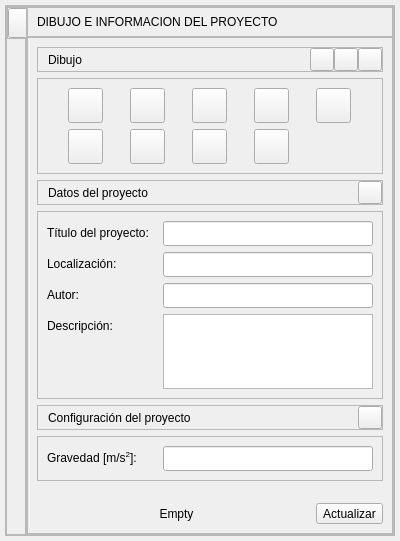
<?xml version="1.0" encoding="UTF-8"?>
<ui version="4.0">
 <class>FormDrawMenuData</class>
 <widget class="QWidget" name="FormDrawMenuData">
  <property name="geometry">
   <rect>
    <x>0</x>
    <y>0</y>
    <width>350</width>
    <height>541</height>
   </rect>
  </property>
  <property name="sizePolicy">
   <sizepolicy hsizetype="Fixed" vsizetype="Expanding">
    <horstretch>0</horstretch>
    <verstretch>0</verstretch>
   </sizepolicy>
  </property>
  <property name="minimumSize">
   <size>
    <width>0</width>
    <height>0</height>
   </size>
  </property>
  <property name="maximumSize">
   <size>
    <width>350</width>
    <height>16777215</height>
   </size>
  </property>
  <property name="windowTitle">
   <string>Form</string>
  </property>
  <property name="styleSheet">
   <string notr="true">/*Colores primarios*/
/* 
gris oscuro #222222 #333333 #444444
gris claro #999999 #DDDDDD
verde claro #C8CC8E
vinotinto #742427
*/
/*Colores secundarios */
/* 
Azules #36C9C6 #00BDB9 #77ACA2
rojos #910D3F #C70039 #F94646
naranjas #D34E24 #F28123 #F7F052
*/

/* Funetes/*

/*
italic: font: italic 9pt &quot;Ubuntu&quot;;
regular: font: 9pt &quot;Ubuntu&quot;;
light: font: 300 9pt &quot;Ubuntu&quot;;
medium: font: 500 9pt &quot;Ubuntu&quot;;
bold: font: 700 9pt &quot;Ubuntu&quot;;
*/

/*
border-top-left-radius: 5px;
border-top-right-radius: 5px;
border-top-left-radius: 5px;
border-bottom-left-radius: 5px
border: none;
padding: 2px 0px;
*/


/****************************************************************************************************************************************************/

QWidget#FormDataProject{

}

QFrame#frame_dataProject{
background: #333333;
border-radius: 8px
}

/*#################################################################*/
/*####################       FRAME HIDE       ###########################*/
/*#################################################################*/

QFrame#frame_hide{
background: transparent;
border-top-left-radius: 8px;
}
QFrame#frame_hide2{
background: #222222;
border-top-left-radius: 8px;
}
QToolButton#toolButton_hideShow{
background-color: transparent;
}



/*#################################################################*/
/*####################       FRAME DATA       ###########################*/
/*#################################################################*/
QFrame#frame_data{
background: transparent;
}
QFrame#frame_title{
background: #222222;
border-top-right-radius: 8px;
}
QLabel#label_cardDataTitle{
font: 700 9pt &quot;Ubuntu&quot;;
color: #DDDDDD;
}
QFrame#frame_dataSubTitle1,
QFrame#frame_dataSubTitle2,
QFrame#frame_dataSubTitle3{
background: #222222;
border-radius:2px;
}
QLabel#label_cardDataSubTitle1,
QLabel#label_cardDataSubTitle2,
QLabel#label_cardDataSubTitle3{
font: 500 9pt &quot;Ubuntu&quot;;
color: #DDDDDD;
}
QToolButton#toolButton_cardDataSubTitle1,
QToolButton#toolButton_cardDataSubTitle2,
QToolButton#toolButton_cardDataSubTitle3{
background-color: transparent;
}




/*◘◘◘◘◘◘◘◘◘◘◘◘◘◘◘◘◘◘           QLineEdit           ◘◘◘◘◘◘◘◘◘◘◘◘◘◘◘◘◘◘◘◘◘◘◘*/




QLineEdit[QLineEditStyle=&quot;1&quot;]{
font: 9pt &quot;Ubuntu&quot;;
color: #DDDDDD;
background-color: #444444;
border-radius: 2px ;
padding-right: 6px;
padding-left: 6px;

}

QTextEdit[QTextEditStyle=&quot;1&quot;]{
font: 9pt &quot;Ubuntu&quot;;
color: #DDDDDD;
background-color: #444444;
border-radius: 2px ;
padding-right: 6px;
padding-left: 6px;
}


/*◘◘◘◘◘◘◘◘◘◘◘◘◘◘◘◘◘◘           QLabel           ◘◘◘◘◘◘◘◘◘◘◘◘◘◘◘◘◘◘◘◘◘◘◘*/

QLabel[QLabelStyle=&quot;1&quot;] {
font: 700 9pt &quot;Ubuntu&quot;;
color: #DDDDDD;
}

QLabel[QLabelStyle=&quot;2&quot;] {
font: 500 9pt &quot;Ubuntu&quot;;
color: #DDDDDD;
}

QLabel[QLabelStyle=&quot;3&quot;] {
font: 300 9pt &quot;Ubuntu&quot;;
color: #DDDDDD;
}
/*

QLabel#label_textData1,
QLabel#label_textData2,
QLabel#label_textData3,
QLabel#label_textData4,
QLabel#label_textData5{
font: 300 9pt &quot;Ubuntu&quot;;
color: #DDDDDD;
}
QLineEdit#lineEdit_textData1,
QLineEdit#lineEdit_textData2,
QLineEdit#lineEdit_textData3,
QLineEdit#lineEdit_textData5{
font: 9pt &quot;Ubuntu&quot;;
color: #DDDDDD;
background-color: #444444;
border-radius: 2px ;
padding-right: 6px;
padding-left: 6px;
}

*/
QTextEdit#textEdit_textData4{
font: 9pt &quot;Ubuntu&quot;;
color: #DDDDDD;
background-color: #444444;
border-radius: 2px ;
padding-right: 6px;
padding-left: 6px;
}
QToolButton#toolButton_updateData{
font: 500 10pt &quot;Ubuntu&quot;;
color: #222222;
background-color: #77ACA2;
border: none;
padding: 6px 25px;
border-radius: 15px ;
}

QToolButton#toolButton_saveData:hover{
background-color: #36C9C6;
}




QLabel#label_msn{
font: 500 10pt &quot;Ubuntu&quot;;
color: #333333;
}



QToolButton[style_draw_button=&quot;1&quot;]{
background-color: transparent;
border: 1px solid #888888;
border-radius: 3px ;
}

QToolButton[style_draw_button=&quot;1&quot;]:hover{ 
background-color: #555555;
}
QToolButton[style_draw_button=&quot;1&quot;]:pressed{
border-top: 2px solid #222222;
border-left: 2px solid #222222;
}  



/*◘◘◘◘◘◘◘◘◘◘◘◘◘◘◘◘◘◘           QToolButton           ◘◘◘◘◘◘◘◘◘◘◘◘◘◘◘◘◘◘◘◘◘◘◘*/

QToolButton[QToolButtonSubTitleStyle=&quot;1&quot;] {
background-color: transparent;
}


</string>
  </property>
  <layout class="QHBoxLayout" name="horizontalLayout_6">
   <property name="spacing">
    <number>0</number>
   </property>
   <property name="leftMargin">
    <number>5</number>
   </property>
   <property name="topMargin">
    <number>5</number>
   </property>
   <property name="rightMargin">
    <number>5</number>
   </property>
   <property name="bottomMargin">
    <number>5</number>
   </property>
   <item>
    <widget class="QFrame" name="frame_dataProject">
     <property name="sizePolicy">
      <sizepolicy hsizetype="Preferred" vsizetype="Preferred">
       <horstretch>0</horstretch>
       <verstretch>0</verstretch>
      </sizepolicy>
     </property>
     <property name="frameShape">
      <enum>QFrame::StyledPanel</enum>
     </property>
     <property name="frameShadow">
      <enum>QFrame::Raised</enum>
     </property>
     <layout class="QHBoxLayout" name="horizontalLayout">
      <property name="spacing">
       <number>0</number>
      </property>
      <property name="leftMargin">
       <number>0</number>
      </property>
      <property name="topMargin">
       <number>0</number>
      </property>
      <property name="rightMargin">
       <number>0</number>
      </property>
      <property name="bottomMargin">
       <number>0</number>
      </property>
      <item>
       <widget class="QFrame" name="frame_hide">
        <property name="sizePolicy">
         <sizepolicy hsizetype="Fixed" vsizetype="Preferred">
          <horstretch>0</horstretch>
          <verstretch>0</verstretch>
         </sizepolicy>
        </property>
        <property name="minimumSize">
         <size>
          <width>20</width>
          <height>0</height>
         </size>
        </property>
        <property name="frameShape">
         <enum>QFrame::StyledPanel</enum>
        </property>
        <property name="frameShadow">
         <enum>QFrame::Raised</enum>
        </property>
        <layout class="QVBoxLayout" name="verticalLayout_2">
         <property name="spacing">
          <number>0</number>
         </property>
         <property name="leftMargin">
          <number>0</number>
         </property>
         <property name="topMargin">
          <number>0</number>
         </property>
         <property name="rightMargin">
          <number>0</number>
         </property>
         <property name="bottomMargin">
          <number>0</number>
         </property>
         <item>
          <widget class="QFrame" name="frame_hide2">
           <property name="sizePolicy">
            <sizepolicy hsizetype="Fixed" vsizetype="Preferred">
             <horstretch>0</horstretch>
             <verstretch>0</verstretch>
            </sizepolicy>
           </property>
           <property name="minimumSize">
            <size>
             <width>20</width>
             <height>0</height>
            </size>
           </property>
           <property name="frameShape">
            <enum>QFrame::StyledPanel</enum>
           </property>
           <property name="frameShadow">
            <enum>QFrame::Raised</enum>
           </property>
           <layout class="QVBoxLayout" name="verticalLayout_4">
            <property name="spacing">
             <number>0</number>
            </property>
            <property name="leftMargin">
             <number>0</number>
            </property>
            <property name="topMargin">
             <number>0</number>
            </property>
            <property name="rightMargin">
             <number>0</number>
            </property>
            <property name="bottomMargin">
             <number>0</number>
            </property>
            <item>
             <widget class="QToolButton" name="toolButton_hideShow">
              <property name="sizePolicy">
               <sizepolicy hsizetype="Fixed" vsizetype="Maximum">
                <horstretch>0</horstretch>
                <verstretch>0</verstretch>
               </sizepolicy>
              </property>
              <property name="minimumSize">
               <size>
                <width>20</width>
                <height>30</height>
               </size>
              </property>
              <property name="maximumSize">
               <size>
                <width>20</width>
                <height>30</height>
               </size>
              </property>
              <property name="font">
               <font>
                <family>Ubuntu</family>
                <pointsize>7</pointsize>
               </font>
              </property>
              <property name="styleSheet">
               <string notr="true"/>
              </property>
              <property name="text">
               <string/>
              </property>
              <property name="icon">
               <iconset>
                <normaloff>../recursos/iconos/iconos_menu_draw_data/hide_show.svg</normaloff>../recursos/iconos/iconos_menu_draw_data/hide_show.svg</iconset>
              </property>
              <property name="iconSize">
               <size>
                <width>15</width>
                <height>15</height>
               </size>
              </property>
              <property name="toolButtonStyle">
               <enum>Qt::ToolButtonIconOnly</enum>
              </property>
             </widget>
            </item>
           </layout>
          </widget>
         </item>
         <item>
          <spacer name="verticalSpacer">
           <property name="orientation">
            <enum>Qt::Vertical</enum>
           </property>
           <property name="sizeHint" stdset="0">
            <size>
             <width>20</width>
             <height>507</height>
            </size>
           </property>
          </spacer>
         </item>
        </layout>
       </widget>
      </item>
      <item>
       <widget class="QFrame" name="frame_data">
        <property name="sizePolicy">
         <sizepolicy hsizetype="Preferred" vsizetype="Preferred">
          <horstretch>0</horstretch>
          <verstretch>0</verstretch>
         </sizepolicy>
        </property>
        <property name="frameShape">
         <enum>QFrame::StyledPanel</enum>
        </property>
        <property name="frameShadow">
         <enum>QFrame::Raised</enum>
        </property>
        <layout class="QVBoxLayout" name="verticalLayout_3">
         <property name="spacing">
          <number>0</number>
         </property>
         <property name="leftMargin">
          <number>0</number>
         </property>
         <property name="topMargin">
          <number>0</number>
         </property>
         <property name="rightMargin">
          <number>0</number>
         </property>
         <property name="bottomMargin">
          <number>0</number>
         </property>
         <item>
          <widget class="QFrame" name="frame_title">
           <property name="sizePolicy">
            <sizepolicy hsizetype="Preferred" vsizetype="Fixed">
             <horstretch>0</horstretch>
             <verstretch>0</verstretch>
            </sizepolicy>
           </property>
           <property name="minimumSize">
            <size>
             <width>0</width>
             <height>30</height>
            </size>
           </property>
           <property name="maximumSize">
            <size>
             <width>16777215</width>
             <height>30</height>
            </size>
           </property>
           <property name="frameShape">
            <enum>QFrame::StyledPanel</enum>
           </property>
           <property name="frameShadow">
            <enum>QFrame::Raised</enum>
           </property>
           <property name="lineWidth">
            <number>0</number>
           </property>
           <layout class="QHBoxLayout" name="horizontalLayout_2">
            <item>
             <widget class="QLabel" name="label_cardDataTitle">
              <property name="text">
               <string>DIBUJO E INFORMACIÓN DEL PROYECTO</string>
              </property>
             </widget>
            </item>
            <item>
             <spacer name="horizontalSpacer">
              <property name="orientation">
               <enum>Qt::Horizontal</enum>
              </property>
              <property name="sizeHint" stdset="0">
               <size>
                <width>58</width>
                <height>7</height>
               </size>
              </property>
             </spacer>
            </item>
           </layout>
          </widget>
         </item>
         <item>
          <widget class="QFrame" name="frame_info">
           <property name="frameShape">
            <enum>QFrame::StyledPanel</enum>
           </property>
           <property name="frameShadow">
            <enum>QFrame::Raised</enum>
           </property>
           <layout class="QVBoxLayout" name="verticalLayout_5">
            <item>
             <widget class="QFrame" name="frame_dataSubTitle1">
              <property name="frameShape">
               <enum>QFrame::StyledPanel</enum>
              </property>
              <property name="frameShadow">
               <enum>QFrame::Raised</enum>
              </property>
              <layout class="QHBoxLayout" name="horizontalLayout_7">
               <property name="spacing">
                <number>0</number>
               </property>
               <property name="leftMargin">
                <number>10</number>
               </property>
               <property name="topMargin">
                <number>0</number>
               </property>
               <property name="rightMargin">
                <number>0</number>
               </property>
               <property name="bottomMargin">
                <number>0</number>
               </property>
               <item>
                <widget class="QLabel" name="label_cardDataSubTitle1">
                 <property name="minimumSize">
                  <size>
                   <width>262</width>
                   <height>0</height>
                  </size>
                 </property>
                 <property name="text">
                  <string>Dibujo</string>
                 </property>
                </widget>
               </item>
               <item>
                <widget class="QToolButton" name="toolButton_showHideLabel">
                 <property name="text">
                  <string/>
                 </property>
                 <property name="icon">
                  <iconset>
                   <normaloff>../recursos/iconos/iconos_menu_draw_mesh/label_not.svg</normaloff>../recursos/iconos/iconos_menu_draw_mesh/label_not.svg</iconset>
                 </property>
                 <property name="arrowType">
                  <enum>Qt::NoArrow</enum>
                 </property>
                 <property name="QToolButtonSubTitleStyle" stdset="0">
                  <number>1</number>
                 </property>
                </widget>
               </item>
               <item>
                <widget class="QToolButton" name="toolButton_showHideItem">
                 <property name="text">
                  <string/>
                 </property>
                 <property name="icon">
                  <iconset>
                   <normaloff>../recursos/iconos/iconos_menu_draw_mesh/view_draw.svg</normaloff>../recursos/iconos/iconos_menu_draw_mesh/view_draw.svg</iconset>
                 </property>
                 <property name="arrowType">
                  <enum>Qt::NoArrow</enum>
                 </property>
                 <property name="QToolButtonSubTitleStyle" stdset="0">
                  <number>1</number>
                 </property>
                </widget>
               </item>
               <item>
                <widget class="QToolButton" name="toolButton_cardDataSubTitle1">
                 <property name="text">
                  <string/>
                 </property>
                 <property name="icon">
                  <iconset>
                   <normaloff>../recursos/iconos/iconos_menu_draw_data/minimize.svg</normaloff>../recursos/iconos/iconos_menu_draw_data/minimize.svg</iconset>
                 </property>
                 <property name="arrowType">
                  <enum>Qt::NoArrow</enum>
                 </property>
                </widget>
               </item>
              </layout>
             </widget>
            </item>
            <item>
             <widget class="QFrame" name="frame_data0">
              <property name="sizePolicy">
               <sizepolicy hsizetype="Expanding" vsizetype="Fixed">
                <horstretch>0</horstretch>
                <verstretch>0</verstretch>
               </sizepolicy>
              </property>
              <property name="maximumSize">
               <size>
                <width>16777215</width>
                <height>200</height>
               </size>
              </property>
              <property name="frameShape">
               <enum>QFrame::StyledPanel</enum>
              </property>
              <property name="frameShadow">
               <enum>QFrame::Raised</enum>
              </property>
              <layout class="QGridLayout" name="gridLayout">
               <item row="0" column="5">
                <widget class="QToolButton" name="toolButton_cardDataDrawRule">
                 <property name="minimumSize">
                  <size>
                   <width>35</width>
                   <height>35</height>
                  </size>
                 </property>
                 <property name="maximumSize">
                  <size>
                   <width>35</width>
                   <height>35</height>
                  </size>
                 </property>
                 <property name="text">
                  <string/>
                 </property>
                 <property name="icon">
                  <iconset>
                   <normaloff>../recursos/iconos/iconos_menu_draw_mesh/rule.svg</normaloff>../recursos/iconos/iconos_menu_draw_mesh/rule.svg</iconset>
                 </property>
                 <property name="iconSize">
                  <size>
                   <width>35</width>
                   <height>35</height>
                  </size>
                 </property>
                 <property name="arrowType">
                  <enum>Qt::NoArrow</enum>
                 </property>
                 <property name="style_draw_button" stdset="0">
                  <number>1</number>
                 </property>
                </widget>
               </item>
               <item row="1" column="2">
                <widget class="QToolButton" name="toolButton_cardDataDrawMove">
                 <property name="minimumSize">
                  <size>
                   <width>35</width>
                   <height>35</height>
                  </size>
                 </property>
                 <property name="maximumSize">
                  <size>
                   <width>35</width>
                   <height>35</height>
                  </size>
                 </property>
                 <property name="text">
                  <string/>
                 </property>
                 <property name="icon">
                  <iconset>
                   <normaloff>../recursos/iconos/iconos_menu_draw_mesh/move.svg</normaloff>../recursos/iconos/iconos_menu_draw_mesh/move.svg</iconset>
                 </property>
                 <property name="iconSize">
                  <size>
                   <width>35</width>
                   <height>35</height>
                  </size>
                 </property>
                 <property name="arrowType">
                  <enum>Qt::NoArrow</enum>
                 </property>
                 <property name="style_draw_button" stdset="0">
                  <number>1</number>
                 </property>
                </widget>
               </item>
               <item row="1" column="4">
                <widget class="QToolButton" name="toolButton_cardDataDrawCopy">
                 <property name="minimumSize">
                  <size>
                   <width>35</width>
                   <height>35</height>
                  </size>
                 </property>
                 <property name="maximumSize">
                  <size>
                   <width>35</width>
                   <height>35</height>
                  </size>
                 </property>
                 <property name="text">
                  <string/>
                 </property>
                 <property name="icon">
                  <iconset>
                   <normaloff>../recursos/iconos/iconos_menu_draw_mesh/copy.svg</normaloff>../recursos/iconos/iconos_menu_draw_mesh/copy.svg</iconset>
                 </property>
                 <property name="iconSize">
                  <size>
                   <width>35</width>
                   <height>35</height>
                  </size>
                 </property>
                 <property name="arrowType">
                  <enum>Qt::NoArrow</enum>
                 </property>
                 <property name="style_draw_button" stdset="0">
                  <number>1</number>
                 </property>
                </widget>
               </item>
               <item row="0" column="2">
                <widget class="QToolButton" name="toolButton_cardDataDrawPoint">
                 <property name="sizePolicy">
                  <sizepolicy hsizetype="Expanding" vsizetype="Fixed">
                   <horstretch>0</horstretch>
                   <verstretch>0</verstretch>
                  </sizepolicy>
                 </property>
                 <property name="minimumSize">
                  <size>
                   <width>35</width>
                   <height>35</height>
                  </size>
                 </property>
                 <property name="maximumSize">
                  <size>
                   <width>35</width>
                   <height>35</height>
                  </size>
                 </property>
                 <property name="text">
                  <string/>
                 </property>
                 <property name="icon">
                  <iconset>
                   <normaloff>../recursos/iconos/iconos_menu_draw_mesh/point.svg</normaloff>../recursos/iconos/iconos_menu_draw_mesh/point.svg</iconset>
                 </property>
                 <property name="iconSize">
                  <size>
                   <width>35</width>
                   <height>35</height>
                  </size>
                 </property>
                 <property name="arrowType">
                  <enum>Qt::NoArrow</enum>
                 </property>
                 <property name="style_draw_button" stdset="0">
                  <string>1</string>
                 </property>
                </widget>
               </item>
               <item row="0" column="3">
                <widget class="QToolButton" name="toolButton_cardDataDrawLine">
                 <property name="minimumSize">
                  <size>
                   <width>35</width>
                   <height>35</height>
                  </size>
                 </property>
                 <property name="maximumSize">
                  <size>
                   <width>35</width>
                   <height>35</height>
                  </size>
                 </property>
                 <property name="text">
                  <string/>
                 </property>
                 <property name="icon">
                  <iconset>
                   <normaloff>../recursos/iconos/iconos_menu_draw_mesh/line.svg</normaloff>../recursos/iconos/iconos_menu_draw_mesh/line.svg</iconset>
                 </property>
                 <property name="iconSize">
                  <size>
                   <width>35</width>
                   <height>35</height>
                  </size>
                 </property>
                 <property name="arrowType">
                  <enum>Qt::NoArrow</enum>
                 </property>
                 <property name="style_draw_button" stdset="0">
                  <string>1</string>
                 </property>
                </widget>
               </item>
               <item row="1" column="5">
                <widget class="QToolButton" name="toolButton_cardDataDrawErase">
                 <property name="minimumSize">
                  <size>
                   <width>35</width>
                   <height>35</height>
                  </size>
                 </property>
                 <property name="maximumSize">
                  <size>
                   <width>35</width>
                   <height>35</height>
                  </size>
                 </property>
                 <property name="text">
                  <string/>
                 </property>
                 <property name="icon">
                  <iconset>
                   <normaloff>../recursos/iconos/iconos_menu_draw_mesh/erase.svg</normaloff>../recursos/iconos/iconos_menu_draw_mesh/erase.svg</iconset>
                 </property>
                 <property name="iconSize">
                  <size>
                   <width>35</width>
                   <height>35</height>
                  </size>
                 </property>
                 <property name="arrowType">
                  <enum>Qt::NoArrow</enum>
                 </property>
                 <property name="style_draw_button" stdset="0">
                  <number>1</number>
                 </property>
                </widget>
               </item>
               <item row="0" column="4">
                <widget class="QToolButton" name="toolButton_cardDataDrawImport">
                 <property name="minimumSize">
                  <size>
                   <width>35</width>
                   <height>35</height>
                  </size>
                 </property>
                 <property name="maximumSize">
                  <size>
                   <width>35</width>
                   <height>35</height>
                  </size>
                 </property>
                 <property name="text">
                  <string/>
                 </property>
                 <property name="icon">
                  <iconset>
                   <normaloff>../recursos/iconos/iconos_menu_draw_mesh/import.svg</normaloff>../recursos/iconos/iconos_menu_draw_mesh/import.svg</iconset>
                 </property>
                 <property name="iconSize">
                  <size>
                   <width>35</width>
                   <height>35</height>
                  </size>
                 </property>
                 <property name="arrowType">
                  <enum>Qt::NoArrow</enum>
                 </property>
                 <property name="style_draw_button" stdset="0">
                  <number>1</number>
                 </property>
                </widget>
               </item>
               <item row="1" column="3">
                <widget class="QToolButton" name="toolButton_cardDataDrawRotate">
                 <property name="minimumSize">
                  <size>
                   <width>35</width>
                   <height>35</height>
                  </size>
                 </property>
                 <property name="maximumSize">
                  <size>
                   <width>35</width>
                   <height>35</height>
                  </size>
                 </property>
                 <property name="text">
                  <string/>
                 </property>
                 <property name="icon">
                  <iconset>
                   <normaloff>../recursos/iconos/iconos_menu_draw_mesh/rotate.svg</normaloff>../recursos/iconos/iconos_menu_draw_mesh/rotate.svg</iconset>
                 </property>
                 <property name="iconSize">
                  <size>
                   <width>35</width>
                   <height>35</height>
                  </size>
                 </property>
                 <property name="arrowType">
                  <enum>Qt::NoArrow</enum>
                 </property>
                 <property name="style_draw_button" stdset="0">
                  <number>1</number>
                 </property>
                </widget>
               </item>
               <item row="0" column="6">
                <widget class="QToolButton" name="toolButton_cardDataDrawIntersection">
                 <property name="minimumSize">
                  <size>
                   <width>35</width>
                   <height>35</height>
                  </size>
                 </property>
                 <property name="maximumSize">
                  <size>
                   <width>35</width>
                   <height>35</height>
                  </size>
                 </property>
                 <property name="text">
                  <string/>
                 </property>
                 <property name="icon">
                  <iconset>
                   <normaloff>../recursos/iconos/iconos_menu_draw_mesh/point_in_lines.svg</normaloff>../recursos/iconos/iconos_menu_draw_mesh/point_in_lines.svg</iconset>
                 </property>
                 <property name="iconSize">
                  <size>
                   <width>35</width>
                   <height>35</height>
                  </size>
                 </property>
                 <property name="arrowType">
                  <enum>Qt::NoArrow</enum>
                 </property>
                 <property name="style_draw_button" stdset="0">
                  <number>1</number>
                 </property>
                </widget>
               </item>
              </layout>
             </widget>
            </item>
            <item>
             <widget class="QFrame" name="frame_dataSubTitle2">
              <property name="frameShape">
               <enum>QFrame::StyledPanel</enum>
              </property>
              <property name="frameShadow">
               <enum>QFrame::Raised</enum>
              </property>
              <layout class="QHBoxLayout" name="horizontalLayout_4">
               <property name="spacing">
                <number>0</number>
               </property>
               <property name="leftMargin">
                <number>10</number>
               </property>
               <property name="topMargin">
                <number>0</number>
               </property>
               <property name="rightMargin">
                <number>0</number>
               </property>
               <property name="bottomMargin">
                <number>0</number>
               </property>
               <item>
                <widget class="QLabel" name="label_cardDataSubTitle2">
                 <property name="minimumSize">
                  <size>
                   <width>262</width>
                   <height>0</height>
                  </size>
                 </property>
                 <property name="text">
                  <string>Datos del proyecto</string>
                 </property>
                </widget>
               </item>
               <item>
                <widget class="QToolButton" name="toolButton_cardDataSubTitle2">
                 <property name="text">
                  <string/>
                 </property>
                 <property name="icon">
                  <iconset>
                   <normaloff>../recursos/iconos/iconos_menu_draw_data/minimize.svg</normaloff>../recursos/iconos/iconos_menu_draw_data/minimize.svg</iconset>
                 </property>
                 <property name="arrowType">
                  <enum>Qt::NoArrow</enum>
                 </property>
                </widget>
               </item>
              </layout>
             </widget>
            </item>
            <item>
             <widget class="QFrame" name="frame_data1">
              <property name="frameShape">
               <enum>QFrame::StyledPanel</enum>
              </property>
              <property name="frameShadow">
               <enum>QFrame::Raised</enum>
              </property>
              <layout class="QFormLayout" name="formLayout">
               <item row="0" column="0">
                <widget class="QLabel" name="label_textData_DataTitleProject">
                 <property name="minimumSize">
                  <size>
                   <width>110</width>
                   <height>0</height>
                  </size>
                 </property>
                 <property name="text">
                  <string>Título del proyecto:</string>
                 </property>
                 <property name="QLabelStyle" stdset="0">
                  <number>3</number>
                 </property>
                </widget>
               </item>
               <item row="0" column="1">
                <widget class="QLineEdit" name="lineEdit_textData_DataTitleProject">
                 <property name="minimumSize">
                  <size>
                   <width>150</width>
                   <height>25</height>
                  </size>
                 </property>
                 <property name="QLineEditStyle" stdset="0">
                  <number>1</number>
                 </property>
                </widget>
               </item>
               <item row="1" column="0">
                <widget class="QLabel" name="label_textData_DataLocation">
                 <property name="minimumSize">
                  <size>
                   <width>110</width>
                   <height>0</height>
                  </size>
                 </property>
                 <property name="text">
                  <string>Localización:</string>
                 </property>
                 <property name="QLabelStyle" stdset="0">
                  <number>3</number>
                 </property>
                </widget>
               </item>
               <item row="1" column="1">
                <widget class="QLineEdit" name="lineEdit_textData_DataLocation">
                 <property name="minimumSize">
                  <size>
                   <width>150</width>
                   <height>25</height>
                  </size>
                 </property>
                 <property name="QLineEditStyle" stdset="0">
                  <number>1</number>
                 </property>
                </widget>
               </item>
               <item row="2" column="0">
                <widget class="QLabel" name="label_textData_DataAuthor">
                 <property name="minimumSize">
                  <size>
                   <width>110</width>
                   <height>0</height>
                  </size>
                 </property>
                 <property name="text">
                  <string>Autor:</string>
                 </property>
                 <property name="QLabelStyle" stdset="0">
                  <number>3</number>
                 </property>
                </widget>
               </item>
               <item row="2" column="1">
                <widget class="QLineEdit" name="lineEdit_textData_DataAuthor">
                 <property name="minimumSize">
                  <size>
                   <width>150</width>
                   <height>25</height>
                  </size>
                 </property>
                 <property name="QLineEditStyle" stdset="0">
                  <number>1</number>
                 </property>
                </widget>
               </item>
               <item row="3" column="0">
                <widget class="QLabel" name="label_textData_DataDescription">
                 <property name="minimumSize">
                  <size>
                   <width>110</width>
                   <height>0</height>
                  </size>
                 </property>
                 <property name="text">
                  <string>Descripción:</string>
                 </property>
                 <property name="QLabelStyle" stdset="0">
                  <number>3</number>
                 </property>
                </widget>
               </item>
               <item row="3" column="1">
                <widget class="QTextEdit" name="textEdit_textData_DataDescription">
                 <property name="sizePolicy">
                  <sizepolicy hsizetype="Ignored" vsizetype="Expanding">
                   <horstretch>0</horstretch>
                   <verstretch>0</verstretch>
                  </sizepolicy>
                 </property>
                 <property name="minimumSize">
                  <size>
                   <width>150</width>
                   <height>75</height>
                  </size>
                 </property>
                 <property name="QTextEditStyle" stdset="0">
                  <number>1</number>
                 </property>
                </widget>
               </item>
              </layout>
             </widget>
            </item>
            <item>
             <widget class="QFrame" name="frame_dataSubTitle3">
              <property name="frameShape">
               <enum>QFrame::StyledPanel</enum>
              </property>
              <property name="frameShadow">
               <enum>QFrame::Raised</enum>
              </property>
              <layout class="QHBoxLayout" name="horizontalLayout_3">
               <property name="spacing">
                <number>0</number>
               </property>
               <property name="leftMargin">
                <number>10</number>
               </property>
               <property name="topMargin">
                <number>0</number>
               </property>
               <property name="rightMargin">
                <number>0</number>
               </property>
               <property name="bottomMargin">
                <number>0</number>
               </property>
               <item>
                <widget class="QLabel" name="label_cardDataSubTitle3">
                 <property name="minimumSize">
                  <size>
                   <width>262</width>
                   <height>0</height>
                  </size>
                 </property>
                 <property name="text">
                  <string>Configuración del proyecto</string>
                 </property>
                </widget>
               </item>
               <item>
                <widget class="QToolButton" name="toolButton_cardDataSubTitle3">
                 <property name="text">
                  <string/>
                 </property>
                 <property name="icon">
                  <iconset>
                   <normaloff>../recursos/iconos/iconos_menu_draw_data/minimize.svg</normaloff>../recursos/iconos/iconos_menu_draw_data/minimize.svg</iconset>
                 </property>
                 <property name="arrowType">
                  <enum>Qt::NoArrow</enum>
                 </property>
                </widget>
               </item>
              </layout>
             </widget>
            </item>
            <item>
             <widget class="QFrame" name="frame_data2">
              <property name="frameShape">
               <enum>QFrame::StyledPanel</enum>
              </property>
              <property name="frameShadow">
               <enum>QFrame::Raised</enum>
              </property>
              <layout class="QFormLayout" name="formLayout_2">
               <item row="0" column="0">
                <widget class="QLabel" name="label_textData_DataGravity">
                 <property name="minimumSize">
                  <size>
                   <width>110</width>
                   <height>0</height>
                  </size>
                 </property>
                 <property name="text">
                  <string>&lt;html&gt;&lt;head/&gt;&lt;body&gt;&lt;p&gt;Gravedad [m/s&lt;span style=&quot; vertical-align:super;&quot;&gt;2&lt;/span&gt;]:&lt;/p&gt;&lt;/body&gt;&lt;/html&gt;</string>
                 </property>
                 <property name="QLabelStyle" stdset="0">
                  <number>3</number>
                 </property>
                </widget>
               </item>
               <item row="0" column="1">
                <widget class="QLineEdit" name="lineEdit_textData_DataGravity">
                 <property name="minimumSize">
                  <size>
                   <width>150</width>
                   <height>25</height>
                  </size>
                 </property>
                 <property name="text">
                  <string/>
                 </property>
                 <property name="QLineEditStyle" stdset="0">
                  <number>1</number>
                 </property>
                </widget>
               </item>
              </layout>
             </widget>
            </item>
            <item>
             <spacer name="verticalSpacer_2">
              <property name="orientation">
               <enum>Qt::Vertical</enum>
              </property>
              <property name="sizeHint" stdset="0">
               <size>
                <width>20</width>
                <height>227</height>
               </size>
              </property>
             </spacer>
            </item>
            <item>
             <layout class="QHBoxLayout" name="horizontalLayout_5">
              <property name="spacing">
               <number>0</number>
              </property>
              <item>
               <widget class="QLabel" name="label_msn">
                <property name="sizePolicy">
                 <sizepolicy hsizetype="Expanding" vsizetype="Preferred">
                  <horstretch>0</horstretch>
                  <verstretch>0</verstretch>
                 </sizepolicy>
                </property>
                <property name="text">
                 <string>Empty</string>
                </property>
                <property name="alignment">
                 <set>Qt::AlignCenter</set>
                </property>
               </widget>
              </item>
              <item>
               <widget class="QToolButton" name="toolButton_updateData">
                <property name="text">
                 <string>Actualizar</string>
                </property>
               </widget>
              </item>
             </layout>
            </item>
           </layout>
          </widget>
         </item>
        </layout>
       </widget>
      </item>
     </layout>
    </widget>
   </item>
  </layout>
 </widget>
 <resources/>
 <connections/>
</ui>
